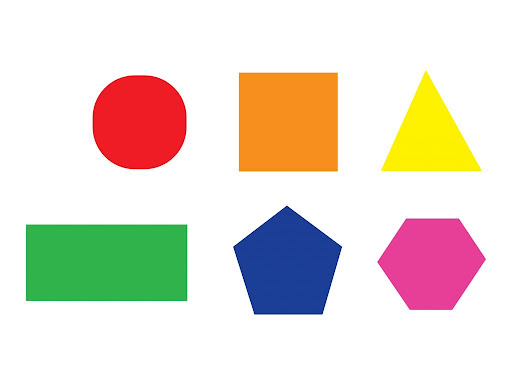
#> input picture OpenCV/images/shapes.jpg, 512 x 385 px, found by its file name
$ python Contours_Shape_Detection.py
#> lines starting #> are read from the running program, lines starting #| are printed output that depends on the picture; after the words box and inside, x2 and y2 are one past the last pixel; in counts of white or black regions, pixels touching at a corner belong together
import cv2
import numpy as np
from numpy.core.shape_base import stack
from numpy.lib.twodim_base import tri


def stackImages(scale, imgArray):
    rows = len(imgArray)
    cols = len(imgArray[0])
    rowsAvailable = isinstance(imgArray[0], list)
    width = imgArray[0][0].shape[1]
    height = imgArray[0][0].shape[0]
    if rowsAvailable:
        for x in range(0, rows):
            for y in range(0, cols):
                if imgArray[x][y].shape[:2] == imgArray[0][0].shape[:2]:
                    imgArray[x][y] = cv2.resize(
                        imgArray[x][y], (0, 0), None, scale, scale)
                else:
                    imgArray[x][y] = cv2.resize(
                        imgArray[x][y], (imgArray[0][0].shape[1], imgArray[0][0].shape[0]), None, scale, scale)
                if len(imgArray[x][y].shape) == 2:
                    imgArray[x][y] = cv2.cvtColor(
                        imgArray[x][y], cv2.COLOR_GRAY2BGR)
        imageBlank = np.zeros((height, width, 3), np.uint8)
        hor = [imageBlank]*rows
        hor_con = [imageBlank]*rows
        for x in range(0, rows):
            hor[x] = np.hstack(imgArray[x])
        ver = np.vstack(hor)
    else:
        for x in range(0, rows):
            if imgArray[x].shape[:2] == imgArray[0].shape[:2]:
                imgArray[x] = cv2.resize(
                    imgArray[x], (0, 0), None, scale, scale)
            else:
                imgArray[x] = cv2.resize(
                    imgArray[x], (imgArray[0].shape[1], imgArray[0].shape[0]), None, scale, scale)
            if len(imgArray[x].shape) == 2:
                imgArray[x] = cv2.cvtColor(imgArray[x], cv2.COLOR_GRAY2BGR)
        hor = np.hstack(imgArray)
        ver = hor
    return ver


def getContours(img):
    contous, hierarchy = cv2.findContours(
        img, cv2.RETR_EXTERNAL, cv2.CHAIN_APPROX_NONE)
    for cnt in contous:
        area = cv2.contourArea(cnt)
        if area > 500:
            cv2.drawContours(imgContour, cnt, -1, (255, 0, 0), thickness=3)
            peri = cv2.arcLength(cnt, True)
            approx = cv2.approxPolyDP(cnt, 0.02 * peri, True)
            objCor = len(approx)
            x, y, w, h = cv2.boundingRect(approx)

            if objCor == 3:
                objectType = "Tri"
            elif objCor == 4:
                aspRatio = w/float(h)
                if aspRatio > 0.95 and aspRatio < 1.05:
                    objectType = "Square"
                else:
                    objectType = "Rectangle"
            else:
                objectType = "None"


filename = 'images/Shapes.jpg'
img = cv2.imread(filename)
#> img is the input picture: shape (385, 512, 3); mean B, G, R 209.4, 220.7, 230.3
imgContour = img.copy()
imgGray = cv2.cvtColor(img, cv2.COLOR_BGR2GRAY)
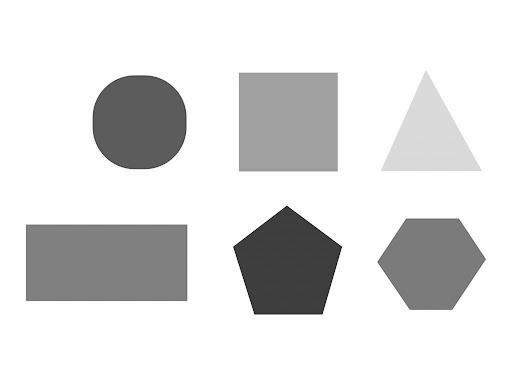
#> imgGray: shape (385, 512); min 10, max 255, mean 222.3
imgBlur = cv2.GaussianBlur(imgGray, (7, 7), 1)
imgCanny = cv2.Canny(imgBlur, 50, 50)
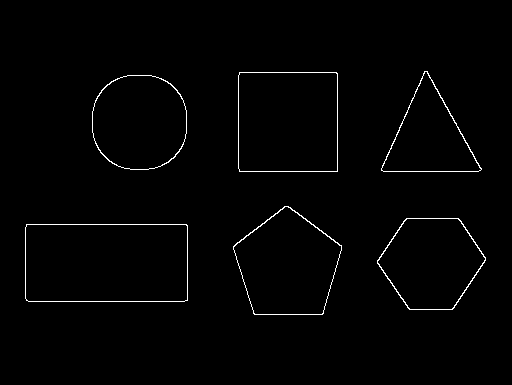
#> imgCanny: shape (385, 512); 1.2% white in thin lines or dots, all inside (x1, y1, x2, y2) = (25, 71, 486, 315)
imgBlank = np.zeros_like(img)
getContours(imgCanny)
#> in getContours, `contous, hierarchy = cv2.findContours( img, cv2.RETR_EXTERNAL, cv2.CHA..`: contous = 6 contours; box (x1, y1, x2, y2) and area: (25, 224, 188, 302) 12464, (238, 72, 338, 172) 9796, (233, 206, 342, 315) 8308, (92, 75, 187, 170) 7346, (377, 218, 486, 310) 7170, (381, 71, 482, 172) 5212
#> the loop in getContours, `for cnt in contous:` made 6 passes
#> (area, peri, approx, objCor, x, y, w, h) on passes 1, 5: (12464.5, 475.1, [[26, 224], [28, 301], [187, 300], [186, 224]], 4, 26, 224, 162, 78), (9795.5, 394.2, [[239, 72], [239, 171], [337, 171], [337, 73]], 4, 239, 72, 99, 100)
#> (area, peri, approx, objCor, x, y, w, h) on pass 6: (5212, 341.4, [[424, 71], [381, 170], [480, 170]], 3, 381, 71, 100, 100)
#> after the loop in getContours, `for cnt in contous:`:
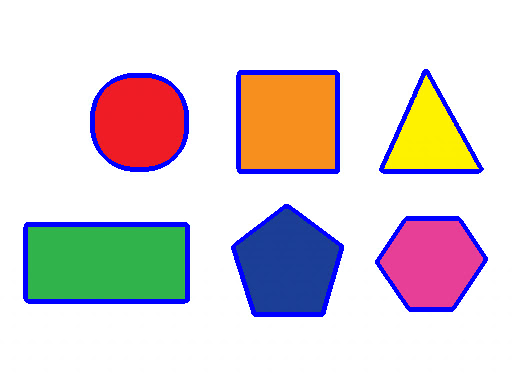
#> imgContour: shape (385, 512, 3); 5.15% of pixels changed, all inside (x1, y1, x2, y2) = (23, 69, 488, 317)
imgStack = stackImages(0.6, ([img, imgGray, imgBlur],
                             [imgCanny, imgContour, imgBlank]))
#> after the loop in stackImages, `for x in range(0, rows):`: hor = 2 items
#> in stackImages, `ver = np.vstack(hor)`:
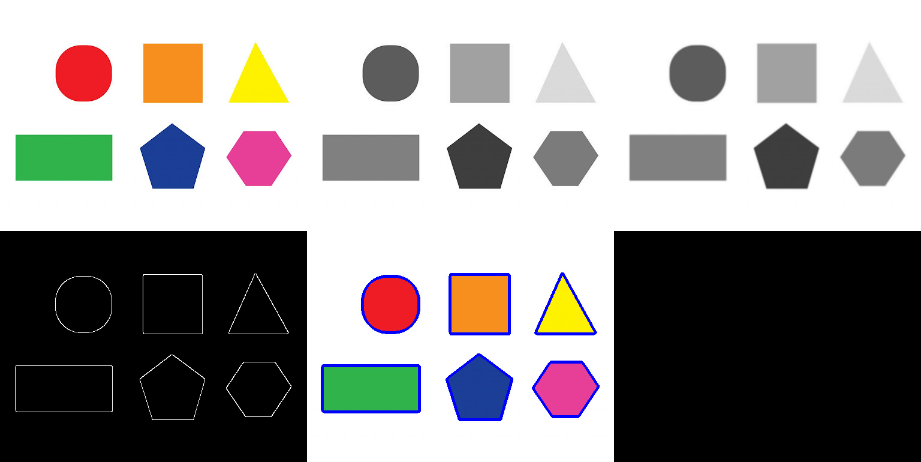
#> ver: shape (462, 921, 3); mean of channels 0, 1, 2 145.2, 146.5, 149.5; drawn as B, G, R

cv2.imshow("Stacked Images", imgStack)
cv2.waitKey(0)
cv2.destroyAllWindows()

$ run again, with OpenCV/images/RGB.jpg copied over OpenCV/images/shapes.jpg
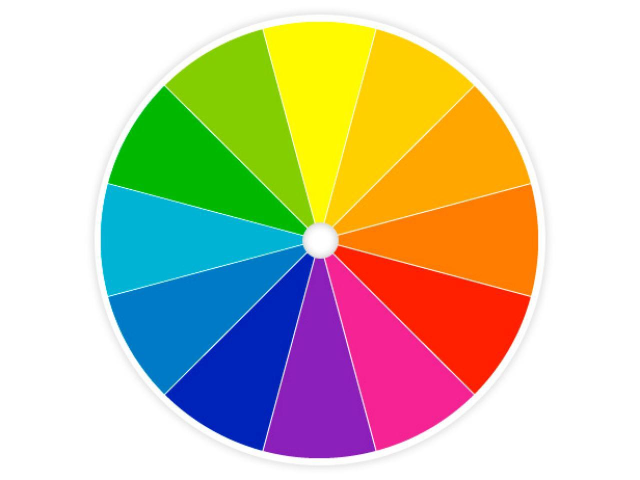
#> input picture OpenCV/images/RGB.jpg, 1280 x 960 px, found by its file name (shown at 1/2 size)
#> img is the input picture: shape (960, 1280, 3); mean B, G, R 170, 195.4, 203.7
#> `imgCanny = cv2.Canny(imgBlur, 50, 50)`:
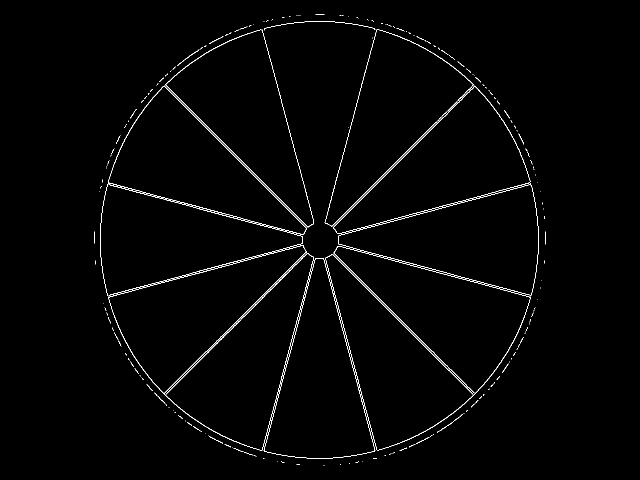
#> imgCanny: shape (960, 1280) (shown at 1/2 size); 1.2% white in thin lines or dots, all inside (x1, y1, x2, y2) = (189, 29, 1091, 931)
#> contous = 189 contours, 179 with area under 20; largest, box (x1, y1, x2, y2) and area: (216, 490, 628, 901) 49004, (201, 172, 613, 593) 48809, (667, 172, 1061, 468) 48492, (527, 516, 751, 917) 48255, (650, 492, 1061, 901) 752
#> the loop in getContours, `for cnt in contous:` made 189 passes
#> (area, peri, approx, objCor, x, y, w, h) on passes 79, 129: (48255, 1107.4, [[632, 516], [527, 901], [746, 903]], 3, 527, 516, 220, 388), (48492.5, 1088.4, [[950, 172], [674, 467], [1059, 365]], 3, 674, 172, 386, 296)
#> after the loop in stackImages, `for x in range(0, rows):`: hor = 2 items
#> in stackImages, `ver = np.vstack(hor)`:
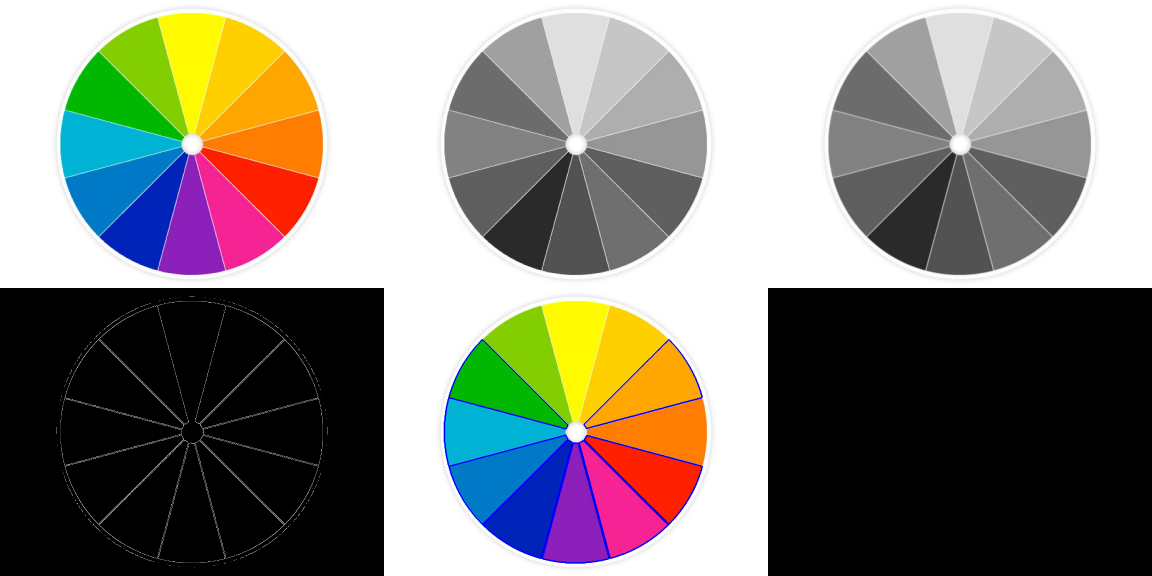
#> ver: shape (1152, 2304, 3) (shown at 1/2 size); mean of channels 0, 1, 2 122.6, 130, 132.7; drawn as B, G, R
